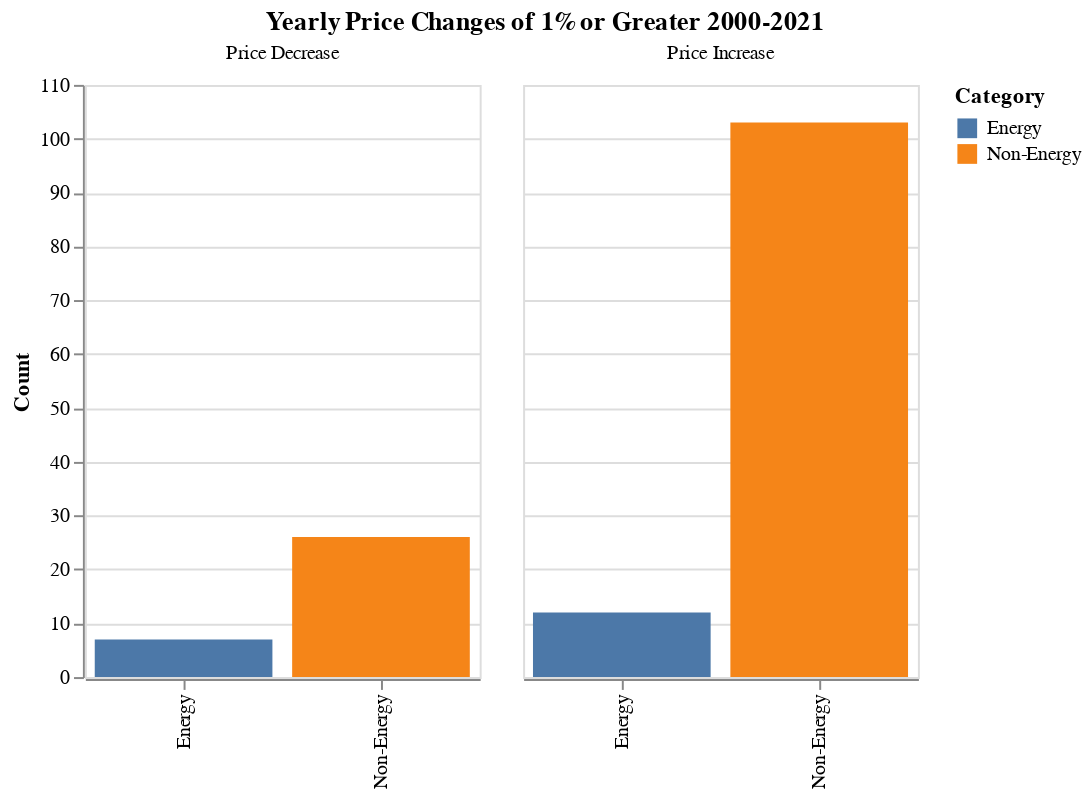

The notebook cell saved with this chart:
### Markdown cell above
**What's informative about this view:** By throwing out changes less than 1% either way, the data aligns more closely with my initial hypothesis, but is this a faithful representation of the truth? The chart is clean and easy to read, and directly answers the main question.

**What could be improved about this view:** I'm also not liking the way those "Price Decrease" and "Price Increase" subheaders look because I can't figure out how to resize them; if I can't resize them I shouldn't resize the other text to be so large. Let's see how the same chart looks like grouped by year, and with some small format changes.

### Code cell
df3 = pd.DataFrame(df_y).reset_index().dropna()
df3['1_pct_grow'] = df3['value'] >= 0.01
df3['1_pct_drop'] = df3['value'] <= -0.01
df3['change'] = 'Negligible'
df3.loc[df3['1_pct_grow'] == True, 'change'] = 'Price Increase'
df3.loc[df3['1_pct_drop'] == True, 'change'] = 'Price Decrease'
df3[df3['change'] == 'Decreased']
df3.loc[df3['Category'] != 'Energy', 'Category'] = 'Non-Energy'

# Eighth chart - 1% annual changes by category.
alt.Chart(df3[df3['change'] != 'Negligible'],title='Yearly Price Changes of 1% or Greater 2000-2021').mark_bar().encode(
    x = alt.X('Category', title=None),
    y = alt.Y('count()', title='Count'),
    color = 'Category',
    column = alt.Column('change', title=None)
).configure_title(
    anchor='middle'
).properties(height=300, width=200)

### Figure 1 — Vega-Lite specification as saved in the notebook (floating-point values rounded to 4 significant figures; data arrays with more than 128 entries replaced by an {"elided": "..."} marker saying what was removed)
{"config": {"view": {"continuousWidth": 400, "continuousHeight": 300}, "title": {"anchor": "middle"}}, "data": {"name": "data-4dcb7f432bca50ffa9a3504f2852ddda"}, "mark": "bar", "encoding": {"color": {"field": "Category", "type": "nominal"}, "column": {"field": "change", "title": null, "type": "nominal"}, "x": {"field": "Category", "title": null, "type": "nominal"}, "y": {"aggregate": "count", "title": "Count", "type": "quantitative"}}, "height": 300, "title": "Yearly Price Changes of 1% or Greater 2000-2021", "width": 200, "$schema": "https://vega.github.io/schema/vega-lite/v4.17.0.json", "datasets": {"data-4dcb7f432bca50ffa9a3504f2852ddda": {"elided": "148 records"}}}
